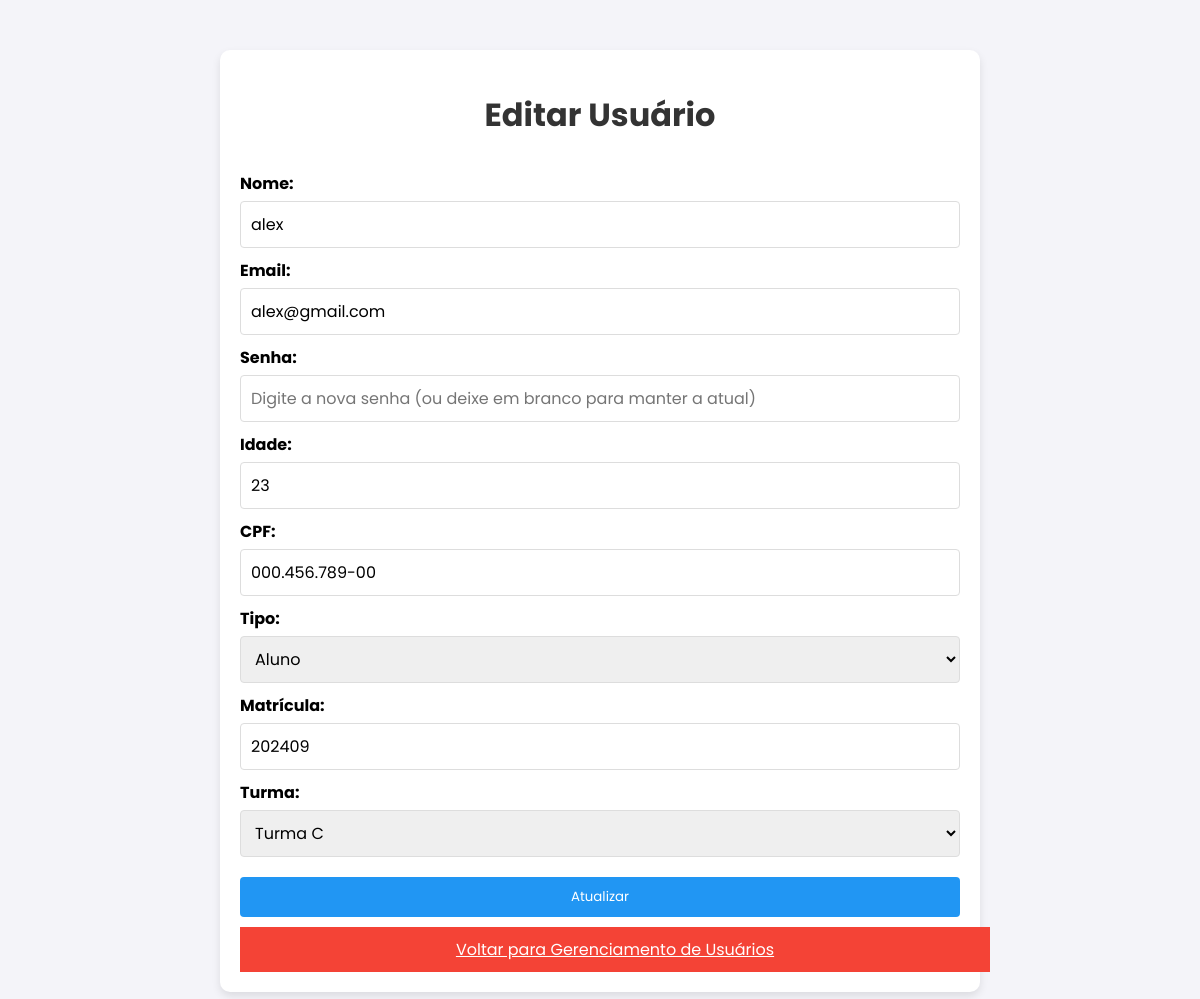
Page /editar_usuario.php?id=11 (signed in) on the committed database.
### tables this page shows
CREATE TABLE alunos (
  id INT NOT NULL AUTO_INCREMENT,
  matricula INT NOT NULL UNIQUE,
  fk_user INT NOT NULL,
  PRIMARY KEY (id),
  FOREIGN KEY (fk_user) REFERENCES usuarios (id) ON DELETE CASCADE
);

CREATE TABLE usuarios (
  id INT NOT NULL AUTO_INCREMENT,
  nome VARCHAR(40) NOT NULL,
  email VARCHAR(50) UNIQUE NOT NULL,
  idade INT NOT NULL,
  cpf VARCHAR(14) UNIQUE NOT NULL,
  senha VARCHAR(255) NOT NULL,
  tipo ENUM('Professor','Aluno', "Administrador") NOT NULL,
  PRIMARY KEY (id)
);

CREATE TABLE turma_alunos (
  id INT NOT NULL AUTO_INCREMENT,
  fk_turma INT NOT NULL,
  fk_aluno INT NOT NULL,
  PRIMARY KEY (id),
  FOREIGN KEY (fk_turma) REFERENCES turmas(id) ON DELETE CASCADE,
  FOREIGN KEY (fk_aluno) REFERENCES alunos(id) ON DELETE CASCADE,
  UNIQUE KEY (fk_turma, fk_aluno)
);

CREATE TABLE turmas (
  id INT NOT NULL AUTO_INCREMENT,
  nome VARCHAR(50) NOT NULL,
  PRIMARY KEY (id)
);

### editar_usuario.php (the view, shortened to what this page needs)
<?php
include("conexao.php");
if (isset($_GET['id'])) {
    $usuario_id = $_GET['id'];
    $sql = "SELECT u.id, u.nome, u.email, u.senha, u.idade, u.cpf, u.tipo, a.matricula, p.id AS prof_id, ad.id AS admin_id
            FROM usuarios u
            LEFT JOIN alunos a ON u.id = a.fk_user
            LEFT JOIN professores p ON u.id = p.fk_user
            LEFT JOIN administradores ad ON u.id = ad.fk_user
            WHERE u.id = $usuario_id";
    $resultado = mysqli_query($connection, $sql);
    $usuario = mysqli_fetch_assoc($resultado);
}
        $todas_turmas = mysqli_query($connection, "SELECT * FROM turmas");
        $turmas_array = mysqli_fetch_all($todas_turmas, MYSQLI_ASSOC);
        $turma_atual_id = null;
        if ($usuario['tipo'] == 'Aluno') {
            $res_turma = mysqli_query($connection, "SELECT fk_turma FROM turma_alunos WHERE fk_aluno = $usuario_id");
            $row_turma = mysqli_fetch_assoc($res_turma);
            $turma_atual_id = $row_turma['fk_turma'] ?? null;
        }
?>
<!DOCTYPE html>
<html lang="pt-br">
<head>
    <link rel="stylesheet" href="Style/editUser.css">
</head>
<body>
    <div class="container">
        <h1>Editar Usuário</h1>
        <form method="POST">
            <label for="nome">Nome:</label>
            <input type="text" id="nome" name="nome" value="<?php echo htmlspecialchars($usuario['nome']); ?>" required>
            <label for="email">Email:</label>
            <input type="email" id="email" name="email" value="<?php echo htmlspecialchars($usuario['email']); ?>" required>
            <label for="senha">Senha:</label>
            <input type="password" id="senha" name="senha" placeholder="Digite a nova senha (ou deixe em branco para manter a atual)">
            <label for="idade">Idade:</label>
            <input type="number" id="idade" name="idade" value="<?php echo htmlspecialchars($usuario['idade']); ?>" required>
            <label for="cpf">CPF:</label>
            <input type="text" id="cpf" name="cpf" value="<?php echo htmlspecialchars($usuario['cpf']); ?>" required>
            <label for="tipo">Tipo:</label>
            <select id="tipo" name="tipo" required>
                <option value="Aluno" <?php echo $usuario['tipo'] == 'Aluno' ? 'selected' : ''; ?>>Aluno</option>
            </select>
            <?php if ($usuario['tipo'] == 'Aluno'): ?>
                <label for="matricula">Matrícula:</label>
                <input type="text" id="matricula" name="matricula" value="<?php echo htmlspecialchars($usuario['matricula']); ?>" required>
                <label for="turma">Turma:</label>
                <select name="turma" id="turma" required>
                    <?php foreach ($turmas_array as $turma): ?>
                        <option value="<?php echo $turma['id']; ?>" <?php echo ($turma['id'] == $turma_atual_id) ? 'selected' : ''; ?>>
                            <?php echo htmlspecialchars($turma['nome']); ?>
                        </option>
                    <?php endforeach; ?>
                </select>
            <?php endif; ?>
            <button type="submit" name="atualizar">Atualizar</button>
        </form>
        <a href="gerenciar_usuarios.php" class="btn-voltar">Voltar para Gerenciamento de Usuários</a>
    </div>
</body>
</html>

### Style/editUser.css (style rules this page uses)
* { font-family: "poppins", sans-serif; }
body { font-family: Arial, sans-serif; background-color: #f4f4f9; margin: 0; padding: 0; }
.container { background-color: white; padding: 20px; border-radius: 10px; box-shadow: 0 4px 8px rgba(0, 0, 0, 0.1); width: 60%; margin: 50px auto; }
h1 { text-align: center; color: #333; }
form { display: flex; flex-direction: column; }
label { margin-top: 10px; font-weight: bold; }
input, select { padding: 10px; margin-top: 5px; font-size: 16px; border-radius: 4px; border: 1px solid #ddd; }
button { background-color: #2196F3; color: white; padding: 10px; border: none; border-radius: 4px; cursor: pointer; margin-top: 20px; }
.btn-voltar { background-color: #f44336; color: white; padding: 10px 15px; margin-top: 10px; text-align: center; display: inline-block; width: 100%; }

### rows in the picture
alunos: nome "alex", email "alex@gmail.com", idade "23", cpf "000.456.789-00", matricula "202409"
usuarios: tipo "Aluno"
turma_alunos: turma "Turma C"
